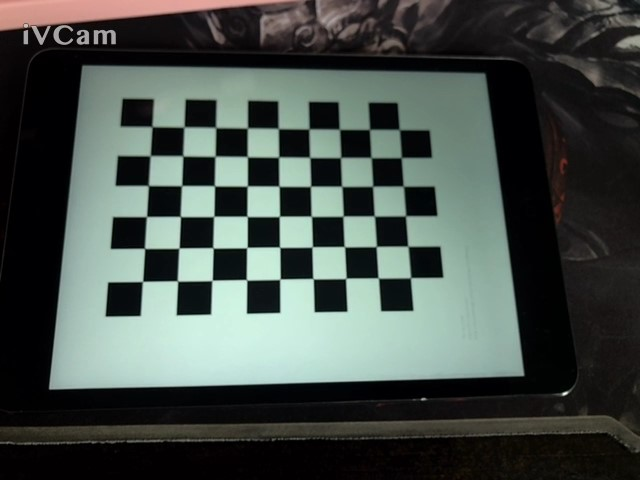
#> input picture ChessBoardSet/2020-05-20 151035.jpg, 640 x 480 px; its folder holds only this picture in this run
$ python CameraCalibratioin.py
#> lines starting #> are read from the running program, lines starting #| are printed output that depends on the picture
import numpy as np
import cv2
import glob

# Termination criteria
criteria = (cv2.TERM_CRITERIA_EPS + cv2.TERM_CRITERIA_MAX_ITER, 30, 0.001)


width, height = 9, 6 # Size of chessboard is 9 * 6 like ChessBoardSet show, you can change it as you like.
objp = np.zeros((width * height,3), np.float32)
objp[:,:2] = np.mgrid[0:width,0:height].T.reshape(-1,2)

# Arrays to store object points and image points from all the images.
objpoints = [] # 3d point in real world space
imgpoints = [] # 2d points in image plane.

images = glob.glob('./ChessBoardSet/*.jpg')
for fname in images:
    img = cv2.imread(fname)
#> img is the input picture: shape (480, 640, 3); mean B, G, R 72.9, 77.7, 69.3
    gray = cv2.cvtColor(img,cv2.COLOR_BGR2GRAY)
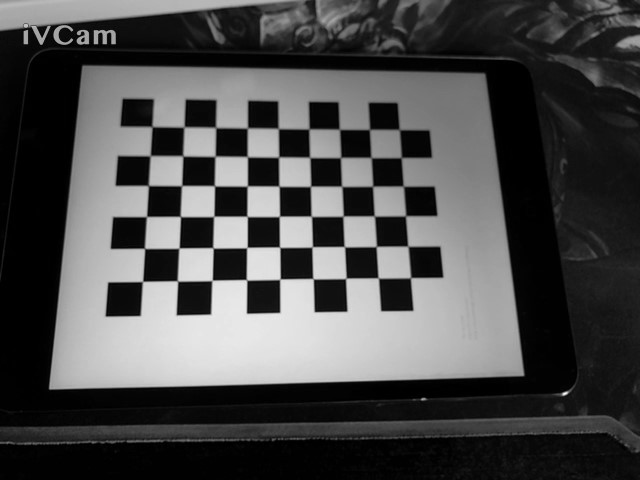
#> gray: shape (480, 640); min 0, max 254, mean 74.6
    w, h = img.shape[:2]
#> w = 480; h = 640
    # Find the chess board corners
    ret, corners = cv2.findChessboardCorners(gray, (width, height ),None)
#> ret = True; corners = 54 rows, first 8: [152.3, 126.7], [184.3, 126.7], [215.8, 127.6], [247.6, 127.8], [278.4, 128.8], [309, 129], [339.4, 129.4], [369.5, 129.6]
    # If found, add object points, image points (after refining them)
    if ret == True:
        objpoints.append(objp)
        corners2 = cv2.cornerSubPix(gray,corners,(11,11),(-1,-1),criteria)
#> corners2 = 54 rows, first 8: [152, 126.5], [184, 127], [215.6, 127.5], [247.4, 128], [278.2, 128.5], [309, 128.9], [339.4, 129.3], [369.5, 129.4]
        imgpoints.append(corners2)
#> (the run stopped early here; a loop or call above may not have finished)

$ run again, on ChessBoardSet/2020-05-20 151113.jpg
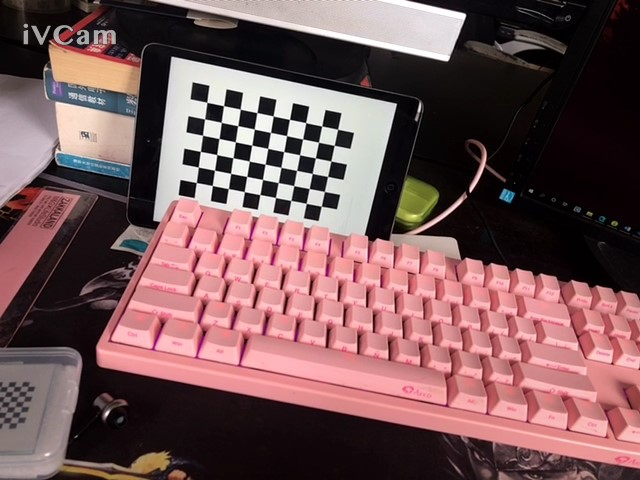
#> input picture ChessBoardSet/2020-05-20 151113.jpg, 640 x 480 px
#> img is the input picture: shape (480, 640, 3); mean B, G, R 87.9, 86.2, 117.2
#> `gray = cv2.cvtColor(img,cv2.COLOR_BGR2GRAY)`:
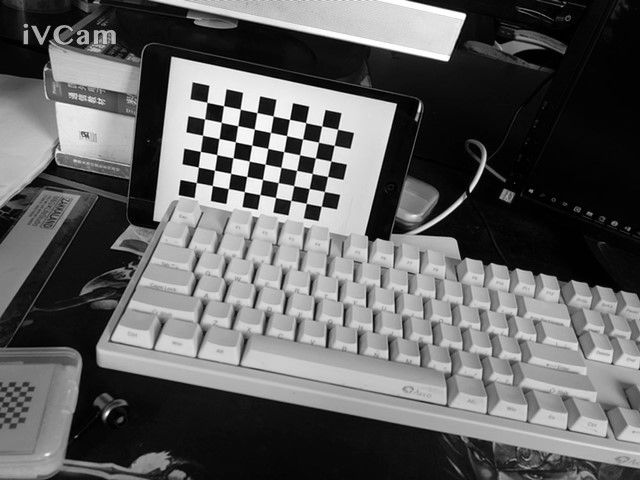
#> gray: shape (480, 640); min 0, max 255, mean 95.7
#> ret = True; corners = 54 rows, first 8: [206.7, 102.3], [223.5, 105.7], [240.3, 109.1], [256.9, 112.6], [273.2, 116], [289.5, 119.4], [305.6, 122.6], [321.8, 126]
#> corners2 = 54 rows, first 8: [206.8, 102.3], [223.5, 105.7], [240.2, 109.2], [256.9, 112.6], [273.2, 116], [289.5, 119.4], [305.7, 122.6], [321.7, 126]

$ run again, on ChessBoardSet/2020-05-20 151137.jpg
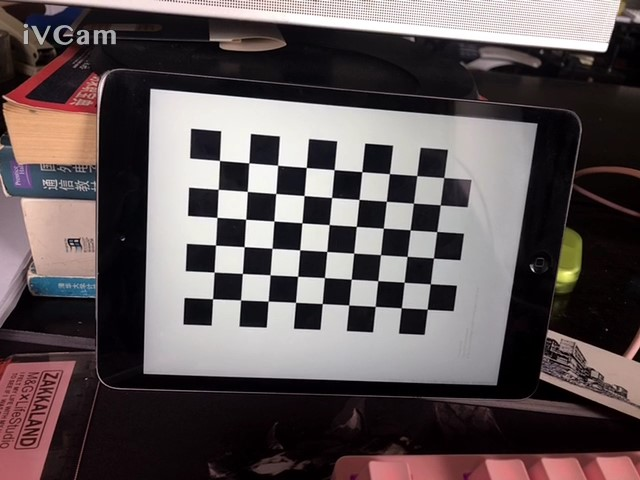
#> input picture ChessBoardSet/2020-05-20 151137.jpg, 640 x 480 px
#> img is the input picture: shape (480, 640, 3); mean B, G, R 86, 84.9, 94.7
#> `gray = cv2.cvtColor(img,cv2.COLOR_BGR2GRAY)`:
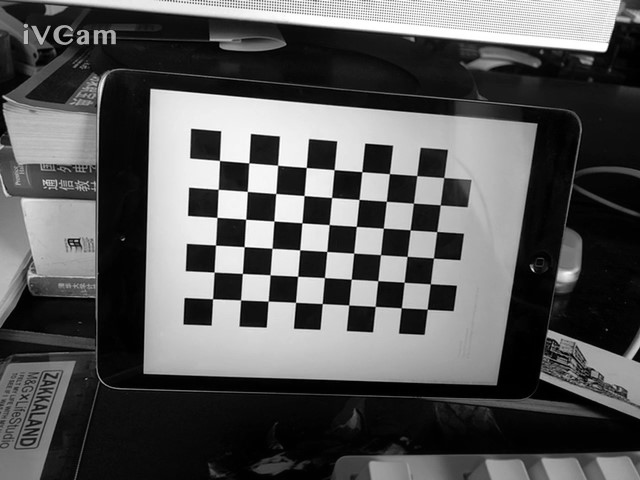
#> gray: shape (480, 640); min 0, max 255, mean 88
#> ret = True; corners = 54 rows, first 8: [219.5, 160.5], [248.8, 162.8], [277.6, 165.2], [306.3, 167.4], [334.2, 169.7], [361.9, 171.7], [389.4, 173.6], [416.8, 175.6]
#> corners2 = 54 rows, first 8: [219.5, 160.5], [248.8, 162.8], [277.6, 165.3], [306.3, 167.5], [334.1, 169.6], [361.8, 171.6], [389.4, 173.6], [416.7, 175.6]

$ run again, on ChessBoardSet/2020-05-20 151139.jpg
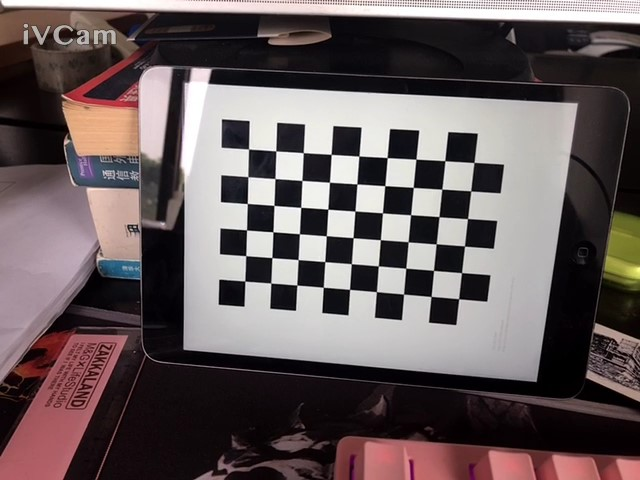
#> input picture ChessBoardSet/2020-05-20 151139.jpg, 640 x 480 px
#> img is the input picture: shape (480, 640, 3); mean B, G, R 91.1, 90.2, 101.8
#> `gray = cv2.cvtColor(img,cv2.COLOR_BGR2GRAY)`:
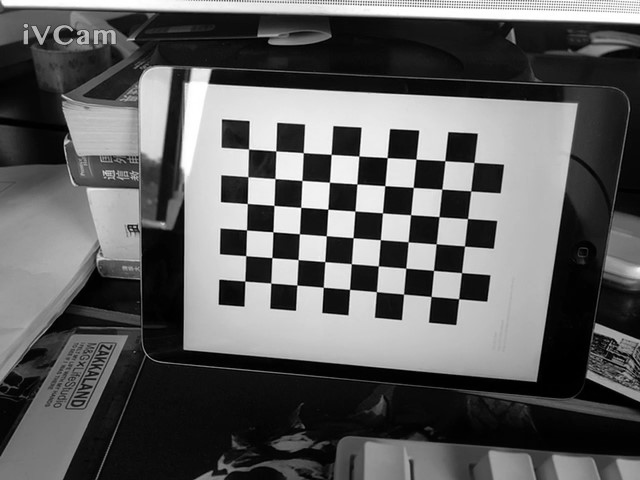
#> gray: shape (480, 640); min 0, max 255, mean 93.8
#> ret = True; corners = 54 rows, first 8: [248.6, 149], [275.8, 150.9], [303.3, 152.7], [331, 154.4], [358.8, 156.1], [387.1, 157.6], [415.9, 159.2], [444.8, 160.6]
#> corners2 = 54 rows, first 8: [248.5, 149.1], [275.8, 150.9], [303.3, 152.6], [331.2, 154.4], [358.9, 156.1], [387.2, 157.6], [415.9, 159.2], [444.8, 160.7]

$ run again, on ChessBoardSet/2020-05-20 151048.jpg
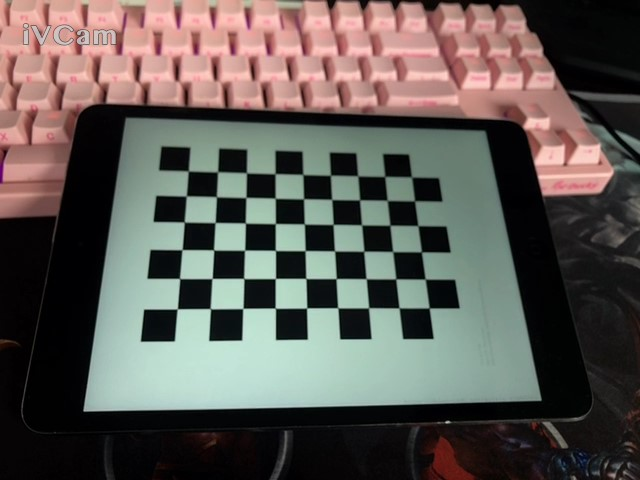
#> input picture ChessBoardSet/2020-05-20 151048.jpg, 640 x 480 px
#> img is the input picture: shape (480, 640, 3); mean B, G, R 84.9, 89.7, 94.9
#> `gray = cv2.cvtColor(img,cv2.COLOR_BGR2GRAY)`:
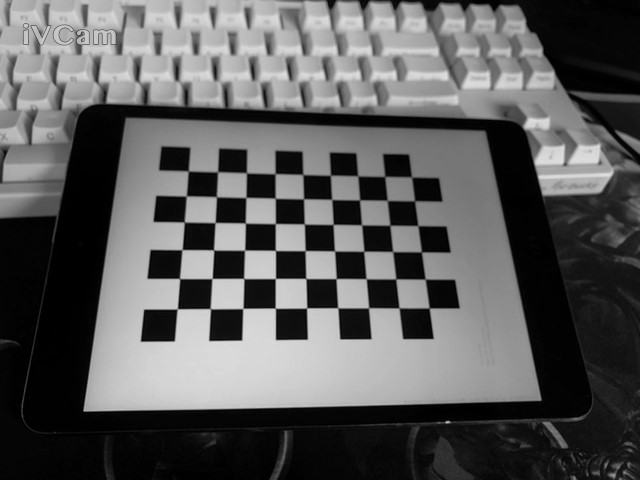
#> gray: shape (480, 640); min 0, max 223, mean 90.7
#> ret = True; corners = 54 rows, first 8: [188.3, 171.1], [217.7, 171.7], [246.5, 172.8], [275, 173.6], [302.9, 174.5], [330.6, 175.2], [357.8, 176], [384.6, 176.5]
#> corners2 = 54 rows, first 8: [188.2, 170.9], [217.6, 171.8], [246.4, 172.8], [275.1, 173.7], [302.8, 174.5], [330.5, 175.3], [357.7, 175.8], [384.8, 176.4]
